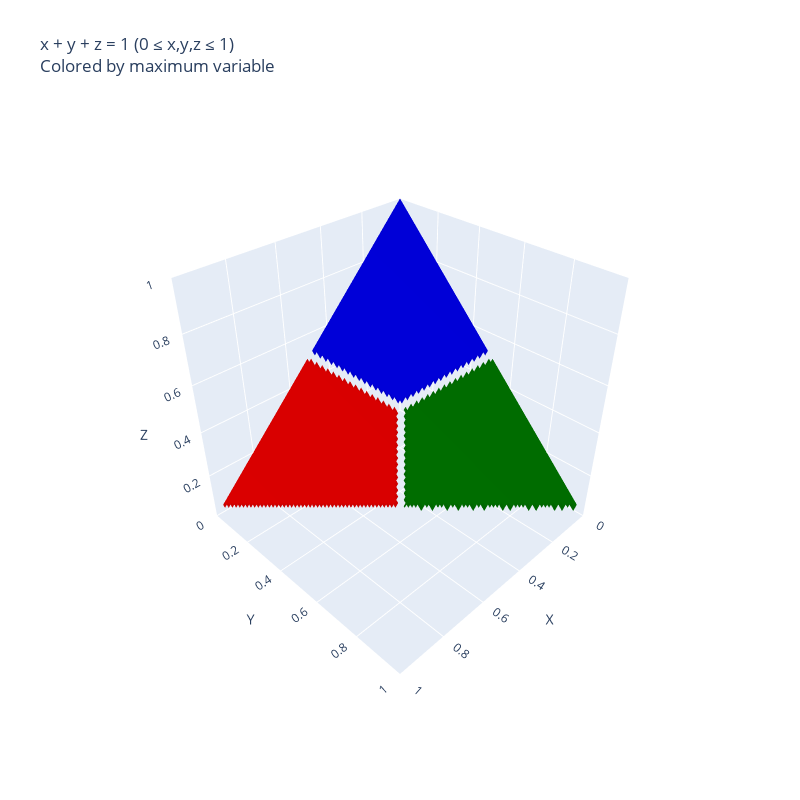

Notebook source saved alongside this figure:
### Code cell
import plotly.graph_objects as go
import numpy as np

# 격자점 생성
x = np.linspace(0, 1, 100)
y = np.linspace(0, 1, 100)
X, Y = np.meshgrid(x, y)

# z = 1 - x - y 계산
Z = 1 - X - Y

# 0과 1 사이의 값만 표시하기 위한 마스크
mask = (Z >= 0) & (Z <= 1)
X_masked = np.where(mask, X, np.nan)
Y_masked = np.where(mask, Y, np.nan)
Z_masked = np.where(mask, Z, np.nan)

# 각 지점에서 최댓값이 어떤 변수인지 확인
max_x = (X_masked >= Y_masked) & (X_masked >= Z_masked)
max_y = (Y_masked > X_masked) & (Y_masked >= Z_masked)
max_z = (Z_masked > X_masked) & (Z_masked > Y_masked)

# 각 영역별로 다른 Surface 객체 생성
fig = go.Figure()

# X가 최대인 영역
fig.add_trace(go.Surface(
    x=np.where(max_x, X_masked, np.nan),
    y=np.where(max_x, Y_masked, np.nan),
    z=np.where(max_x, Z_masked, np.nan),
    showscale=False,
    colorscale=[[0, 'red'], [1, 'red']],
    name='Max X'
))

# Y가 최대인 영역
fig.add_trace(go.Surface(
    x=np.where(max_y, X_masked, np.nan),
    y=np.where(max_y, Y_masked, np.nan),
    z=np.where(max_y, Z_masked, np.nan),
    showscale=False,
    colorscale=[[0, 'green'], [1, 'green']],
    name='Max Y'
))

# Z가 최대인 영역
fig.add_trace(go.Surface(
    x=np.where(max_z, X_masked, np.nan),
    y=np.where(max_z, Y_masked, np.nan),
    z=np.where(max_z, Z_masked, np.nan),
    showscale=False,
    colorscale=[[0, 'blue'], [1, 'blue']],
    name='Max Z'
))

# 레이아웃 설정
fig.update_layout(
    title='x + y + z = 1 (0 ≤ x,y,z ≤ 1)<br>Colored by maximum variable',
    scene=dict(
        xaxis_title='X',
        yaxis_title='Y',
        zaxis_title='Z',
        camera=dict(
            eye=dict(x=1.5, y=1.5, z=1.5)
        )
    ),
    width=800,
    height=800
)

# 축 범위 설정
fig.update_scenes(
    xaxis_range=[0, 1],
    yaxis_range=[0, 1],
    zaxis_range=[0, 1],
    aspectmode='cube'
)

# 범례 추가
fig.update_layout(
    showlegend=True,
    legend=dict(
        itemsizing='constant',
        title_text='Maximum Variable'
    )
)

fig.show()

### Figure 1 — Plotly figure (JSON) as saved in the notebook; plotly's stock layout.template omitted (floating-point values rounded to 4 significant figures; data arrays with more than 128 entries replaced by an {"elided": "..."} marker saying what was removed)
{"data": [{"colorscale": [[0, "red"], [1, "red"]], "name": "Max X", "showscale": false, "type": "surface", "x": {"elided": "100x100 float values"}, "y": {"elided": "100x100 float values"}, "z": {"elided": "100x100 float values"}}, {"colorscale": [[0, "green"], [1, "green"]], "name": "Max Y", "showscale": false, "type": "surface", "x": {"elided": "100x100 float values"}, "y": {"elided": "100x100 float values"}, "z": {"elided": "100x100 float values"}}, {"colorscale": [[0, "blue"], [1, "blue"]], "name": "Max Z", "showscale": false, "type": "surface", "x": {"elided": "100x100 float values"}, "y": {"elided": "100x100 float values"}, "z": {"elided": "100x100 float values"}}], "layout": {"height": 800, "legend": {"itemsizing": "constant", "title": {"text": "Maximum Variable"}}, "scene": {"aspectmode": "cube", "camera": {"eye": {"x": 1.5, "y": 1.5, "z": 1.5}}, "xaxis": {"range": [0, 1], "title": {"text": "X"}}, "yaxis": {"range": [0, 1], "title": {"text": "Y"}}, "zaxis": {"range": [0, 1], "title": {"text": "Z"}}}, "showlegend": true, "title": {"text": "x + y + z = 1 (0 ≤ x,y,z ≤ 1)<br>Colored by maximum variable"}, "width": 800}}
